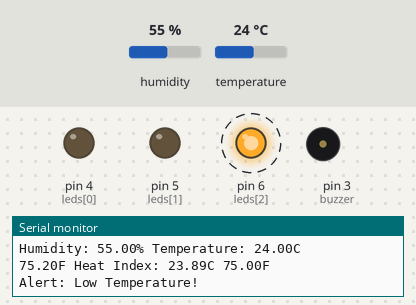
This sketch was run on a simulated Arduino Uno, built with avr-gcc and run on an emulated ATmega328P. Parts: output pins drawn as LEDs (lit = HIGH), buzzer (waves = sounding, pin HIGH), the last lines printed to the serial monitor. Dashed ring = blinking. The inputs (shaded band) are chosen by the test bench; at power-on: temperature 24 °C, humidity 55 %.

Above: at 4.8 s.
4.9 s: temperature set to 29.7 °C
7.9 s: temperature set to 30.8 °C
At 9.5 s:
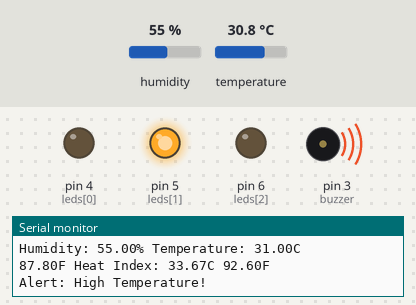
10.9 s: temperature set to 12 °C
At 13.2 s:
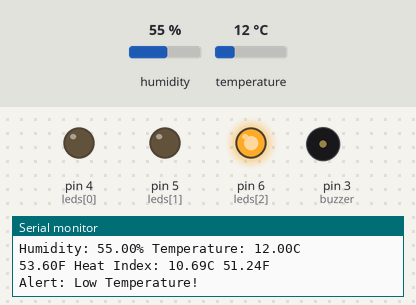
13.9 s: temperature set to 33 °C
At 15.8 s:
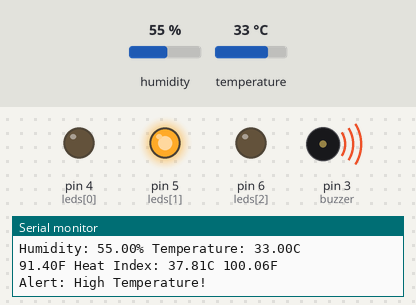
Timing chart, 0 to 17.9 s (numbered marks = the images above; inputs shaded):
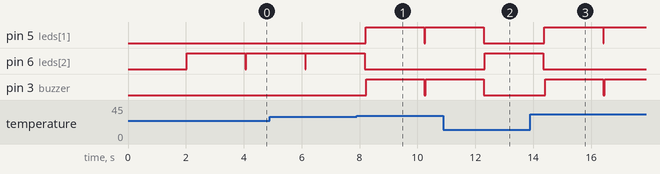

Measured:
- the behaviour switches between 30.4 and 30.5 °C on temperature (found by bisection; images 0 and 1)
- after the input at 7.9 s, pin 5 (leds[1]): LOW → HIGH after 0.31 s, → LOW 2.0 s later, → HIGH 0.03 s later; pin 6 (leds[2]): goes on until 8.2 s, then stays LOW; pin 3 (buzzer): LOW → HIGH after 0.34 s, → LOW 2.0 s later, → HIGH 0.06 s later
- after the input at 10.9 s, pin 5 (leds[1]), pin 3 (buzzer): goes on until 12.3 s, then stays LOW; pin 6 (leds[2]): LOW → HIGH after 1.4 s
- after the input at 13.9 s, pin 5 (leds[1]): LOW → HIGH after 0.49 s, → LOW 2.0 s later, → HIGH 0.03 s later; pin 6 (leds[2]): goes on until 14.4 s, then stays LOW; pin 3 (buzzer): LOW → HIGH after 0.51 s, → LOW 2.0 s later, → HIGH 0.06 s later

The sketch:

ex06.ino
```cpp
#include <DHT.h>
DHT dht(2, 11);
int buzzer = 3;
int leds[] = {4,5,6};
void setup() {
  Serial.begin(9600);
  for(int i=0; i<3; i++)
    pinMode(leds[i], OUTPUT);
  pinMode(buzzer, OUTPUT);
  dht.begin();
  Serial.println("Temperature and Humidity program");
}

void loop() {
  delay(2000);
  for(int i=0; i<3; i++)
    digitalWrite(leds[i], LOW);
  digitalWrite(buzzer, LOW);
  float h = dht.readHumidity();
  float c = dht.readTemperature();
  float f = dht.readTemperature(true);

  if (isnan(h) || isnan(c) || isnan(f)){
    Serial.println("Failed to read the sensor");
    digitalWrite(leds[0], HIGH);
    return;
  }
  float hif = dht.computeHeatIndex(f, h);
  float hic = dht.computeHeatIndex(c, h, false);

  Serial.println("Humidity: "+String(h)+"% Temperature: "+String(c)+"C ");
  Serial.println(String(f)+"F Heat Index: "+String(hic)+"C "+String(hif)+"F");
  if(c > 30){
    digitalWrite(leds[1], HIGH);
    Serial.println("Alert: High Temperature!");
    digitalWrite(buzzer, HIGH);
  }else{
    digitalWrite(leds[2], HIGH);
    Serial.println("Alert: Low Temperature!");
  }
}
```
